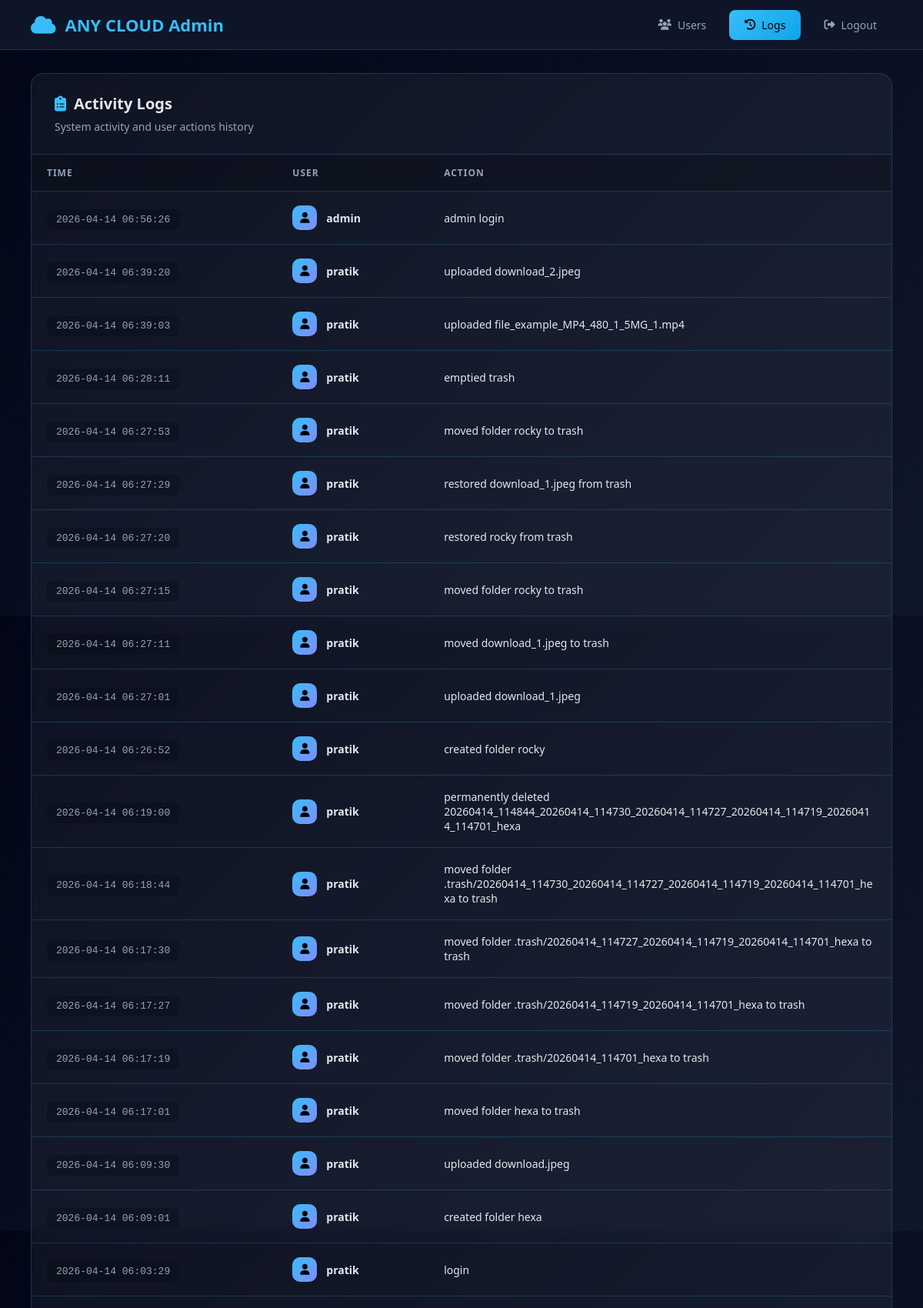
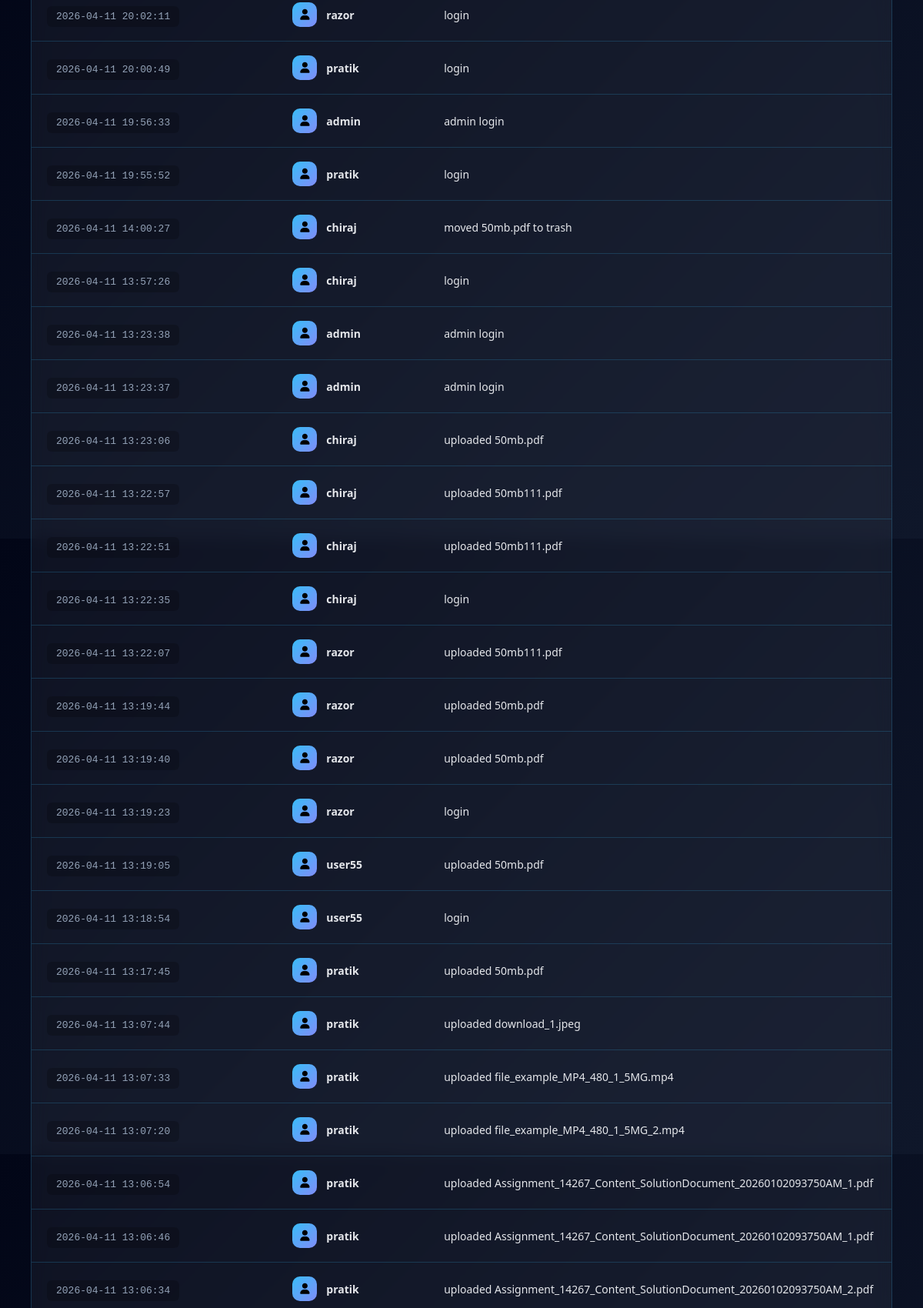
Screenshot of /logs (signed in, upper part) with the database file from the repository (2 pictures, top to bottom).
### tables this page shows
CREATE TABLE logs(
        id INTEGER PRIMARY KEY AUTOINCREMENT,
        user TEXT,
        action TEXT,
        time TIMESTAMP DEFAULT CURRENT_TIMESTAMP
    );

### app.py (the view)
@app.route("/logs")
def logs():
    if session.get("role")!="admin":
        return redirect("/login")
    conn=get_db()
    logs=conn.execute(
        "SELECT * FROM logs ORDER BY time DESC"
    ).fetchall()
    conn.close()
    return render_template("logs.html",logs=logs)

### app.py (called while the page is built)
@app.context_processor
def utility_processor():
    return dict(get_file_icon=get_file_icon)

def track_visit():
    try:
        conn = get_db()
        conn.execute(
            "INSERT INTO visits (ip, path, user_agent) VALUES (?, ?, ?)",
            (request.remote_addr, request.path, request.user_agent.string[:100] if request.user_agent else "")
        )
        conn.commit()
        conn.close()
    except:
        pass  # Fail silently to not break the app

@app.before_request
def before_request():
    if not request.path.startswith('/static') and request.path not in ['/favicon.ico']:
        track_visit()

def get_db():
    conn = sqlite3.connect(DB_PATH)
    conn.row_factory = sqlite3.Row
    return conn

### templates/logs.html (shortened to what this page needs)
<!DOCTYPE html>
<html lang="en">
<head>
    <link rel="stylesheet" href="/static/admin.css">
    <link href="https://cdnjs.cloudflare.com/ajax/libs/font-awesome/6.4.0/css/all.min.css" rel="stylesheet">
</head>
<body>
    <header class="admin-header">
        <div class="header-brand">
            <i class="fas fa-cloud"></i>
            <span>ANY CLOUD Admin</span>
        </div>
        <nav class="header-nav">
            <a href="/admin" class="nav-link"><i class="fas fa-users"></i> Users</a>
            <a href="/logs" class="nav-link active"><i class="fas fa-history"></i> Logs</a>
            <a href="/logout" class="nav-link logout"><i class="fas fa-sign-out-alt"></i> Logout</a>
        </nav>
    </header>
    <main class="admin-main">
        <section class="users-section">
            <div class="section-header">
                <h2><i class="fas fa-clipboard-list"></i> Activity Logs</h2>
                <span class="section-desc">System activity and user actions history</span>
            </div>
            <div class="users-table-container">
                <table class="users-table logs-table">
                    <thead>
                        <tr>
                            <th>Time</th>
                            <th>User</th>
                            <th>Action</th>
                        </tr>
                    </thead>
                    <tbody>
                        {% for log in logs %}
                        <tr>
                            <td class="time-cell">
                                <span class="log-time">{{ log.time }}</span>
                            </td>
                            <td class="user-cell">
                                <div class="user-info">
                                    <div class="user-avatar small">
                                        <i class="fas fa-user"></i>
                                    </div>
                                    <span class="user-name">{{ log.user }}</span>
                                </div>
                            </td>
                            <td class="action-cell">
                                <span class="log-action">{{ log.action }}</span>
                            </td>
                        </tr>
                        {% endfor %}
                    </tbody>
                </table>
            </div>
        </section>
    </main>
</body>
</html>

### static/admin.css (style rules this page uses)
* { margin: 0; padding: 0; box-sizing: border-box; }
:root { --primary: #38bdf8; --primary-dark: #0ea5e9; --secondary: #818cf8; --bg-dark: #0f172a; --bg-darker: #020617; --glass: rgba(255, 255, 255, 0.05); --glass-border: rgba(56, 189, 248, 0.2); --text-light: #e5e7eb; --text-muted: #94a3b8; --success: #22c55e; --danger: #ef4444; --warning: #f59e0b; }
body { font-family: 'Segoe UI', system-ui, -apple-system, sans-serif; background: linear-gradient(135deg, var(--bg-darker) 0%, var(--bg-dark) 100%); min-height: 100vh; color: var(--text-light); }
.admin-header { position: fixed; top: 0; left: 0; right: 0; height: 65px; background: rgba(15, 23, 42, 0.95); backdrop-filter: blur(10px); border-bottom: 1px solid var(--glass-border); display: flex; justify-content: space-between; align-items: center; padding: 0 40px; z-index: 1000; }
.header-brand { display: flex; align-items: center; gap: 12px; font-size: 22px; font-weight: 700; color: var(--primary); }
.header-brand i { font-size: 26px; }
.header-nav { display: flex; gap: 10px; }
.nav-link { display: flex; align-items: center; gap: 8px; padding: 10px 20px; border-radius: 8px; text-decoration: none; color: var(--text-muted); font-size: 14px; font-weight: 500; transition: all 0.3s; }
.nav-link.active { background: linear-gradient(135deg, var(--primary), var(--primary-dark)); color: #000; }
.admin-main { margin-top: 65px; padding: 30px 40px; max-width: 1400px; margin-left: auto; margin-right: auto; }
.users-section { background: var(--glass); backdrop-filter: blur(10px); border: 1px solid var(--glass-border); border-radius: 16px; overflow: hidden; }
.section-header { padding: 25px 30px; border-bottom: 1px solid var(--glass-border); }
.section-header h2 { font-size: 20px; font-weight: 600; color: var(--text-light); display: flex; align-items: center; gap: 10px; margin-bottom: 5px; }
.section-header h2 i { color: var(--primary); }
.section-desc { color: var(--text-muted); font-size: 14px; }
.users-table-container { overflow-x: auto; }
.users-table { width: 100%; border-collapse: collapse; }
.users-table th { text-align: left; padding: 15px 20px; font-size: 12px; font-weight: 600; color: var(--text-muted); text-transform: uppercase; letter-spacing: 1px; border-bottom: 1px solid var(--glass-border); background: rgba(0, 0, 0, 0.2); }
.users-table td { padding: 18px 20px; border-bottom: 1px solid var(--glass-border); font-size: 14px; }
.user-info { display: flex; align-items: center; gap: 12px; }
.user-avatar { width: 40px; height: 40px; background: linear-gradient(135deg, var(--primary), var(--secondary)); border-radius: 10px; display: flex; align-items: center; justify-content: center; color: #000; font-size: 18px; }
.user-name { font-weight: 600; color: var(--text-light); }
.logs-table .time-cell { min-width: 180px; }
.log-time { font-family: 'Courier New', monospace; font-size: 13px; color: var(--text-muted); background: rgba(0, 0, 0, 0.2); padding: 6px 12px; border-radius: 6px; }
.logs-table .user-avatar.small { width: 32px; height: 32px; font-size: 14px; }
.action-cell { max-width: 400px; }
.log-action { color: var(--text-light); font-size: 14px; word-break: break-word; }

### rows the page displays
logs: time "2026-04-14 06:56:26", user "admin", action "admin login"
logs: time "2026-04-14 06:39:20", user "pratik", action "uploaded download_2.jpeg"
logs: time "2026-04-14 06:39:03", user "pratik", action "uploaded file_example_MP4_480_1_5MG_1.mp4"
logs: time "2026-04-14 06:28:11", user "pratik", action "emptied trash"
logs: time "2026-04-14 06:27:53", user "pratik", action "moved folder rocky to trash"
logs: time "2026-04-14 06:27:29", user "pratik", action "restored download_1.jpeg from trash"
logs: time "2026-04-14 06:27:20", user "pratik", action "restored rocky from trash"
logs: time "2026-04-14 06:27:15", user "pratik", action "moved folder rocky to trash"
logs: time "2026-04-14 06:27:11", user "pratik", action "moved download_1.jpeg to trash"
logs: time "2026-04-14 06:27:01", user "pratik", action "uploaded download_1.jpeg"
logs: time "2026-04-14 06:26:52", user "pratik", action "created folder rocky"
logs: time "2026-04-14 06:19:00", user "pratik", action "permanently deleted 20260414_114844_20260414_114730_20260414_114727_20260414_114719_20260414_114701_hexa"
logs: time "2026-04-14 06:18:44", user "pratik", action "moved folder .trash/20260414_114730_20260414_114727_20260414_114719_20260414_114701_hexa to trash"
logs: time "2026-04-14 06:17:30", user "pratik", action "moved folder .trash/20260414_114727_20260414_114719_20260414_114701_hexa to trash"
logs: time "2026-04-14 06:17:27", user "pratik", action "moved folder .trash/20260414_114719_20260414_114701_hexa to trash"
logs: time "2026-04-14 06:17:19", user "pratik", action "moved folder .trash/20260414_114701_hexa to trash"
logs: time "2026-04-14 06:17:01", user "pratik", action "moved folder hexa to trash"
logs: time "2026-04-14 06:09:30", user "pratik", action "uploaded download.jpeg"
logs: time "2026-04-14 06:09:01", user "pratik", action "created folder hexa"
logs: time "2026-04-14 06:03:29", user "pratik", action "login"
logs: time "2026-04-11 20:02:11", user "razor", action "login"
logs: time "2026-04-11 20:00:49", user "pratik", action "login"
logs: time "2026-04-11 19:56:33", user "admin", action "admin login"
logs: time "2026-04-11 19:55:52", user "pratik", action "login"
logs: time "2026-04-11 14:00:27", user "chiraj", action "moved 50mb.pdf to trash"
logs: time "2026-04-11 13:57:26", user "chiraj", action "login"
logs: time "2026-04-11 13:23:38", user "admin", action "admin login"
logs: time "2026-04-11 13:23:37", user "admin", action "admin login"
logs: time "2026-04-11 13:23:06", user "chiraj", action "uploaded 50mb.pdf"
logs: time "2026-04-11 13:22:57", user "chiraj", action "uploaded 50mb111.pdf"
logs: time "2026-04-11 13:22:51", user "chiraj", action "uploaded 50mb111.pdf"
logs: time "2026-04-11 13:22:35", user "chiraj", action "login"
logs: time "2026-04-11 13:22:07", user "razor", action "uploaded 50mb111.pdf"
logs: time "2026-04-11 13:19:44", user "razor", action "uploaded 50mb.pdf"
logs: time "2026-04-11 13:19:40", user "razor", action "uploaded 50mb.pdf"
logs: time "2026-04-11 13:19:23", user "razor", action "login"
logs: time "2026-04-11 13:19:05", user "user55", action "uploaded 50mb.pdf"
logs: time "2026-04-11 13:18:54", user "user55", action "login"
logs: time "2026-04-11 13:17:45", user "pratik", action "uploaded 50mb.pdf"
logs: time "2026-04-11 13:07:44", user "pratik", action "uploaded download_1.jpeg"
logs: time "2026-04-11 13:07:33", user "pratik", action "uploaded file_example_MP4_480_1_5MG.mp4"
logs: time "2026-04-11 13:07:20", user "pratik", action "uploaded file_example_MP4_480_1_5MG_2.mp4"
logs: time "2026-04-11 13:06:54", user "pratik", action "uploaded Assignment_14267_Content_SolutionDocument_20260102093750AM_1.pdf"
logs: time "2026-04-11 13:06:46", user "pratik", action "uploaded Assignment_14267_Content_SolutionDocument_20260102093750AM_1.pdf"
logs: time "2026-04-11 13:06:34", user "pratik", action "uploaded Assignment_14267_Content_SolutionDocument_20260102093750AM_2.pdf"
